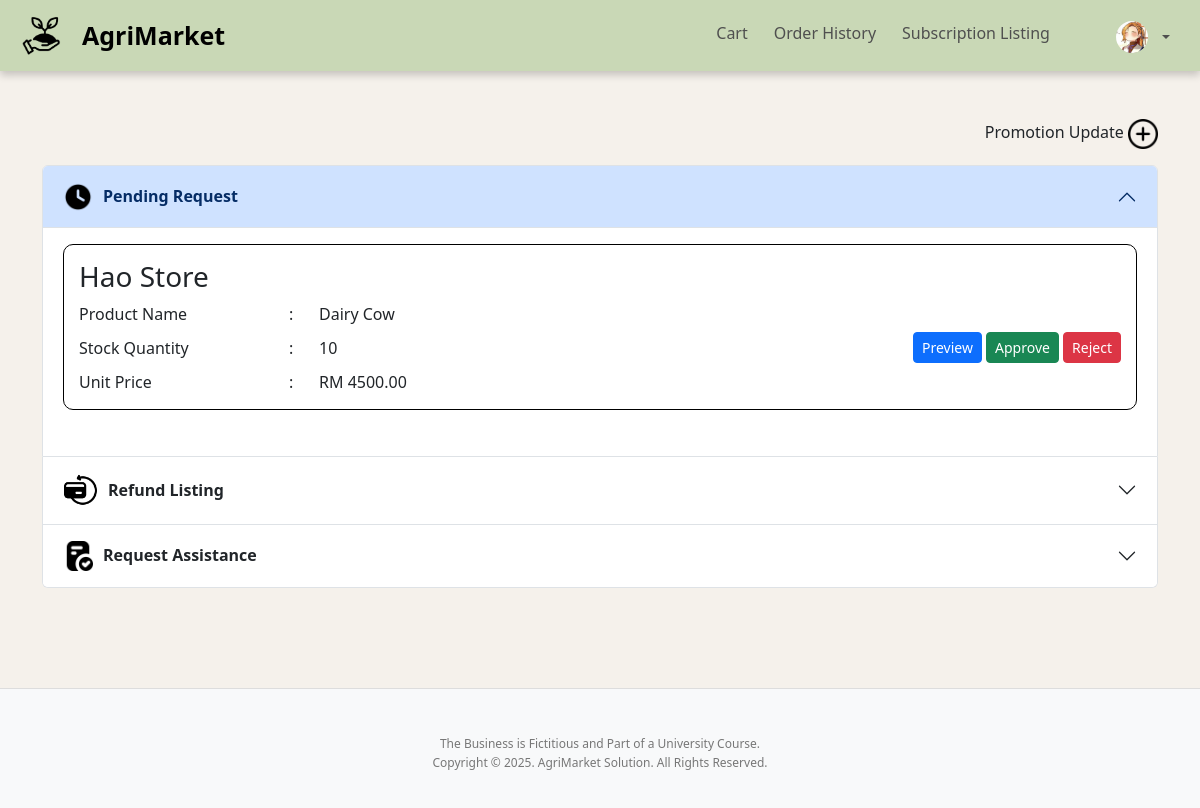
Page /Modules/staff/staff_dashboard.php (signed in) on the committed database.
### tables this page shows
CREATE TABLE user (
    user_id INT AUTO_INCREMENT PRIMARY KEY,
    first_name VARCHAR(100) NOT NULL,
    last_name VARCHAR(100) NOT NULL,
    username VARCHAR(255) UNIQUE NOT NULL,
	user_image VARCHAR(255) NOT NULL,
    email VARCHAR(255) UNIQUE NOT NULL,
    password VARCHAR(255) NOT NULL,
    role ENUM('Customer', 'Vendor', 'Staff', 'Admin') NOT NULL,
    phone_number VARCHAR(20) UNIQUE NOT NULL,
    home_address VARCHAR(200) NOT NULL,
    last_online DATETIME
);

CREATE TABLE product (
    product_id INT AUTO_INCREMENT PRIMARY KEY,
    vendor_id INT,
    category_id INT NOT NULL,
    product_name VARCHAR(255) NOT NULL,
    product_image VARCHAR(255) NOT NULL,
    description VARCHAR(255) NOT NULL,
    stock_quantity INT NOT NULL,
    weight DECIMAL(10,2),
    unit_price DECIMAL(10,2) NOT NULL,
    product_status ENUM('Approved', 'Pending', 'Rejected') NOT NULL,
    sold_quantity INT DEFAULT 0,
    FOREIGN KEY (vendor_id) REFERENCES vendor(vendor_id) ON DELETE SET NULL,
    FOREIGN KEY (category_id) REFERENCES category(category_id) ON DELETE CASCADE
);

CREATE TABLE vendor (
    vendor_id INT AUTO_INCREMENT PRIMARY KEY,
    user_id INT NOT NULL,
    subscription_id INT,
    store_name VARCHAR(255) NOT NULL,
    subscription_start_date DATE,
    subscription_end_date DATE,
    assist_by INT NULL,
    FOREIGN KEY (user_id) REFERENCES user(user_id) ON DELETE CASCADE,
    FOREIGN KEY (subscription_id) REFERENCES subscription(subscription_id) ON DELETE SET NULL
);

### includes/database.php (called while the page is built, shortened)
<?php
class Database
{
    private $servername = "localhost";
    private $username = "root";
    private $password = "";
    private $dbname = "agrimarket";
    public function __construct()
    {
        $this->conn = new mysqli($this->servername, $this->username, $this->password, $this->dbname);
    }
}
class User
{
    private $conn;
    public function __construct($db)
    {
        $this->conn = $db->conn;
    }
    function getUserImageFromUserID($user_id)
    {
        $stmt = $this->conn->prepare("SELECT user_image FROM user WHERE user_id = ?");
        $stmt->bind_param("i", $user_id);
        $stmt->execute();
        $result = $stmt->get_result();
        if ($result->num_rows === 1) {
            $row = $result->fetch_assoc();
            return $row['user_image'];
        }
        return "../../Assets/svg/person-circle.svg";
    }
}
class Staff
{
    private $conn;
    public function __construct($db)
    {
        $this->conn = $db->conn;
    }
    function getPendingRequestList()
    {
        $sql = "SELECT
            v.store_name,
            c.category_name,
            p.product_name,
            p.description,
            p.stock_quantity,
            p.weight,
            p.unit_price,
            p.product_id,
            p.product_image
        FROM vendor v
        JOIN product p ON v.vendor_id = p.vendor_id
        LEFT JOIN category c ON p.category_id = c.category_id
        WHERE p.product_status = 'Pending'";
        $result = $this->conn->query($sql);
        if ($result->num_rows > 0) {
            return $result->fetch_all(MYSQLI_ASSOC);
        } else {
            return [];
        }
    }
}

### Modules/staff/staff_dashboard.php (the view, shortened to what this page needs)
<?php
$user_id = $_SESSION['user_id'] ?? null;
include '../../includes/database.php';
$db = new Database();
$staffClass = new Staff($db);
$pendingList = $staffClass->getPendingRequestList();
?>
<!DOCTYPE html>
<html lang="en">
<head>
    <link rel="stylesheet" href="../../css/staff_dashboard.css">
</head>
<body class="staff_dashboard">
    <?php include '../../includes/header.php'; ?>
    <div class="container mt-5">
        <div class="Promotion">
            <p>Promotion Update
                <img src="../../Assets/img/add-circle.png" alt="Add Promotion Button"
                    style="width:30px; height:auto;cursor:pointer;" class="addPromotionBTN" data-bs-toggle="modal"
                    data-bs-target="#addPromotionModal">
            </p>
        </div>
        <div class="accordion" id="accordionPanels">
            <div class="accordion-item">
                <h2 class="accordion-header">
                    <button class="accordion-button" type="button" data-bs-toggle="collapse"
                        data-bs-target="#panelsStayOpen-collapseOne" aria-expanded="true"
                        aria-controls="panelsStayOpen-collapseOne">
                        <img src="../../Assets/img/pending.png" alt="pending icon"
                            style="width:30px; height:auto;margin-right:10px;">
                        <strong>Pending Request</strong>
                    </button>
                </h2>
                <div id="panelsStayOpen-collapseOne" class="accordion-collapse collapse show">
                    <div class="accordion-body">
                        <?php if (!empty($pendingList)): ?>
                            <?php foreach ($pendingList as $pending): ?>
                                <div class="Pending-Card" data-product-id="<?= $pending['product_id']; ?>">
                            <div class="Pending-Listing-Container-Header">
                                <h3>
                                    <?= htmlspecialchars($pending['store_name']); ?>
                                </h3>
                            </div>
                                    <div class="Pending-Card-Body">
                                        <div class="Pending-Listing-Container-Content">
                                            <span class="label">Product Name</span> <span class="colon">:</span>
                                            <?= $pending['product_name']; ?>
                                            <span class="label">Stock Quantity</span> <span class="colon">:</span> <span
                                                class="value"><?= $pending['stock_quantity']; ?></span>
                                            <span class="label">Unit Price</span> <span class="colon">:</span> <span
                                                class="value">RM <?= $pending['unit_price']; ?></span>
                                        </div>
                                        <div class="Pending-Listing-Container-Button">
                                            <button type="button" class="btn btn-primary btn-sm btn-preview"
                                                data-product-id="<?= $pending['product_id']; ?>"
                                                data-product-name="<?= htmlspecialchars($pending['product_name']); ?>"
                                                data-product-image="<?= htmlspecialchars($pending['product_image']); ?>"
                                                data-product-category="<?= htmlspecialchars($pending['category_name'] ?? 'Unknown Category'); ?>"
                                                data-product-description="<?= htmlspecialchars($pending['description']); ?>"
                                                data-product-stock="<?= $pending['stock_quantity']; ?>"
                                                data-product-weight="<?= $pending['weight']; ?>"
                                                data-product-price="<?= $pending['unit_price']; ?>">
                                                Preview
                                            </button>
                                            <button type="button" class="btn btn-success btn-sm"
                                                onclick="updatePendingStatus(<?= $pending['product_id']; ?>, 'approve_pending')">
                                                Approve
                                            </button>
                                            <button type="button" class="btn btn-danger btn-sm"
                                                onclick="updatePendingStatus(<?= $pending['product_id']; ?>, 'reject_pending')">
                                                Reject
                                            </button>
                                        </div>
                                    </div>
                                </div>
                            <?php endforeach; ?>
                        <?php else: ?>
                            <div class="No-Data-Pending">
                                <p>---No Product Pending Found---</p>
                            </div>
                        <?php endif; ?>
                    </div>
                </div>
            </div>
            <div class="accordion-item">
                <h2 class="accordion-header">
                    <button class="accordion-button collapsed" type="button" data-bs-toggle="collapse"
                        data-bs-target="#panelsStayOpen-collapseThree" aria-expanded="false"
                        aria-controls="panelsStayOpen-collapseThree">
                        <img src="../../Assets/img/refund.png" alt="refund icon"
                            style="width:35px; height:auto;margin-right:10px;">
                        <strong>Refund Listing</strong>
                    </button>
                </h2>
            </div>
            <div class="accordion-item">
                <h2 class="accordion-header">
                    <button class="accordion-button collapsed" type="button" data-bs-toggle="collapse"
                        data-bs-target="#panelsStayOpen-collapseTwo" aria-expanded="false"
                        aria-controls="panelsStayOpen-collapseTwo">
                        <img src="../../Assets/img/request.png" alt="request icon"
                            style="width:30px; height:auto;margin-right:10px;">
                        <strong>Request Assistance</strong>
                    </button>
                </h2>
            </div>
        </div>
    </div>
    <?php include '../../includes/footer_2.php'; ?>
</body>
</html>

### includes/header.php (shortened to what this page needs)
<?php
require_once '../../includes/database.php';
$db = new Database();
$userClass = new User($db);
$user_id = $_SESSION['user_id'];
$role = $_SESSION['role'];
$user_image = $userClass->getUserImageFromUserID($user_id);
$homeLink = "#";
if ($role === "Customer") {
    $homeLink = "../customer/main_page.php";
} elseif ($role === "Vendor") {
    $homeLink = "../customer/main_page.php";
} elseif ($role === "Staff") {
    $homeLink = "../staff/staff_dashboard.php";
} elseif ($role === "Admin") {
    $homeLink = "../admin/admin_dashboard.php";
}
$currentPage = basename($_SERVER['PHP_SELF']);
?>
<!DOCTYPE html>
<html lang="en">
<head>
    <link href="https://cdn.jsdelivr.net/npm/bootstrap@5.3.0/dist/css/bootstrap.min.css" rel="stylesheet">
    <link rel="stylesheet" href="../../css/header.css">
</head>
<body>
    <nav class="navbar navbar-expand-lg">
        <div class="container-fluid">
            <a class="navbar-brand" href="<?php echo $homeLink; ?>">
                <img src="../../Assets/img/logo.png" alt="logo" class="logo">
                AgriMarket
            </a>
            <div class="collapse navbar-collapse" id="navbarNav">
                <ul class="navbar-nav ms-auto">
                    <?php if ($role === "Customer" || $role === "Vendor"): ?>
                        <li class="nav-item">
                            <a class="nav-link <?php echo ($currentPage == 'cart.php') ? 'active' : ''; ?>"
                                href="../customer/cart.php">Cart</a>
                        </li>
                        <li class="nav-item">
                            <a class="nav-link <?php echo ($currentPage == 'order_history.php') ? 'active' : ''; ?>"
                                href="../customer/order_history.php">Order History</a>
                        </li>
                        <li class="nav-item">
                            <a class="nav-link <?php echo ($currentPage == 'subscription_listing.php') ? 'active' : ''; ?>"
                                href="../vendor/subscription_listing.php">Subscription Listing</a>
                        </li>
                    <?php endif; ?>
                    <li class="nav-item dropdown profile-item">
                        <a class="nav-link dropdown-toggle" href="#" id="navbarDropdown" role="button"
                            data-bs-toggle="dropdown" aria-expanded="false">
                            <img src="<?php echo '../../' . htmlspecialchars($user_image); ?>" alt="Profile"
                                class="rounded-circle" style="width: 32px; height: 32px; object-fit: cover;">
                        </a>
                </li>
                </ul>
            </div>
        </div>
    </nav>
</body>
</html>

### css/staff_dashboard.css (style rules this page uses)
body.staff_dashboard { background-color: #f5f1eb; flex-direction: column; min-height:100vh; }
.Promotion { display: flex; justify-content: flex-end; align-items: center; gap: 10px; }
.accordion { margin-bottom: 100px; }
.Refund-Card, .Pending-Card, .Assisstance-Card { border: 1px solid black; padding: 15px; margin-bottom: 30px; border-radius: 10px; display: flex; flex-direction: column; }
.Refund-Card-Body, .Pending-Card-Body, .Assisstance-Card-Body { display: flex; justify-content: space-between; align-items: center; width: 100%; }
.Refund-Listing-Container-Content, .Pending-Listing-Container-Content, .Assisstance-Listing-Container-Content { display: grid; grid-template-columns: 200px 20px auto; gap: 10px; }

### css/header.css (style rules this page uses)
.navbar { background-color:#c9d8b6; margin-bottom: 30px; box-shadow: 0px 4px 8px rgba(0, 0, 0, 0.2); }
.navbar .logo { width: 45px; height: 45px; margin-right: 15px; margin-left: 10px; }
.navbar .navbar-brand { display: flex; align-items: center; font-size: 25px; font-weight: bold; color: #000000; }
.navbar-brand { display: flex; align-items: center; }
.navbar .nav-link { color: #4f4f4f; }
.nav-item { margin-right: 10px; }
.profile-item { margin-left: 30px; }
.navbar-nav.ms-auto .nav-link { margin-top: 2px; display: flex; align-items: center; }
.navbar-nav .nav-link img { margin-left: 10px; margin-right: 10px; width: 32px; height: 32px; transition: transform 0.2s ease; }

### rows in the picture
user: user_image (picture)
product: vendor.store_name "Hao Store", product_name "Dairy Cow", stock_quantity "10", unit_price "4500.00"
